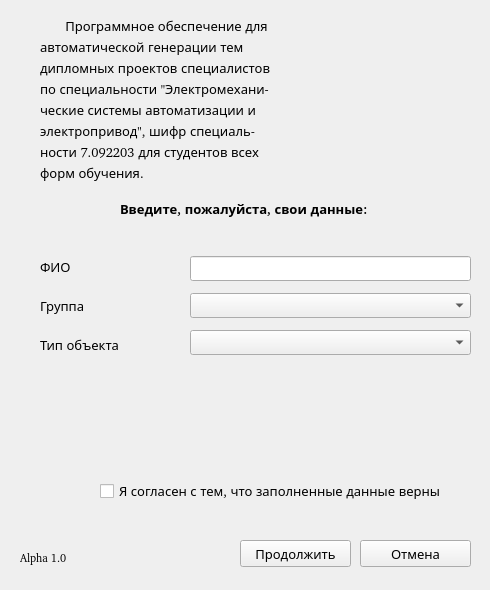
<?xml version="1.0" encoding="UTF-8"?>
<ui version="4.0">
 <class>MainForm</class>
 <widget class="QWidget" name="MainForm">
  <property name="geometry">
   <rect>
    <x>0</x>
    <y>0</y>
    <width>490</width>
    <height>590</height>
   </rect>
  </property>
  <property name="minimumSize">
   <size>
    <width>490</width>
    <height>590</height>
   </size>
  </property>
  <property name="font">
   <font>
    <family>Bitstream Charter</family>
    <pointsize>10</pointsize>
    <weight>50</weight>
    <italic>false</italic>
    <bold>false</bold>
   </font>
  </property>
  <property name="mouseTracking">
   <bool>false</bool>
  </property>
  <property name="windowTitle">
   <string>Генератор тем дипломов ЭСА</string>
  </property>
  <widget class="QLabel" name="label_1">
   <property name="geometry">
    <rect>
     <x>20</x>
     <y>550</y>
     <width>64</width>
     <height>17</height>
    </rect>
   </property>
   <property name="text">
    <string>&lt;html&gt;&lt;head/&gt;&lt;body&gt;&lt;p&gt;&lt;span style=&quot; font-size:8pt;&quot;&gt;Alpha 1.0&lt;/span&gt;&lt;/p&gt;&lt;/body&gt;&lt;/html&gt;</string>
   </property>
  </widget>
  <widget class="QWidget" name="layoutWidget">
   <property name="geometry">
    <rect>
     <x>40</x>
     <y>10</y>
     <width>421</width>
     <height>171</height>
    </rect>
   </property>
   <layout class="QHBoxLayout" name="horizontalLayout">
    <item>
     <widget class="QLabel" name="label_2">
      <property name="text">
       <string>&lt;!DOCTYPE HTML PUBLIC &quot;-//W3C//DTD HTML 4.0//EN&quot; &quot;http://www.w3.org/TR/REC-html40/strict.dtd&quot;&gt;
&lt;html&gt;&lt;head&gt;&lt;meta name=&quot;qrichtext&quot; content=&quot;1&quot; /&gt;&lt;style type=&quot;text/css&quot;&gt;
p, li { white-space: pre-wrap; line-height:50%}
&lt;/style&gt;&lt;/head&gt;&lt;body style=&quot; font-family:'Sans'; font-size:10pt; font-weight:400; font-style:normal;&quot;&gt;
&lt;p style=&quot; margin-top:12px; margin-bottom:12px; margin-left:0px; margin-right:0px; -qt-block-indent:0; text-indent:0px;&quot;&gt;       Программное обеспечение для &lt;/p&gt;
&lt;p style=&quot; margin-top:12px; margin-bottom:12px; margin-left:0px; margin-right:0px; -qt-block-indent:0; text-indent:0px;&quot;&gt;автоматической генерации тем &lt;/p&gt;
&lt;p style=&quot; margin-top:12px; margin-bottom:12px; margin-left:0px; margin-right:0px; -qt-block-indent:0; text-indent:0px;&quot;&gt;дипломных проектов специалистов&lt;/p&gt;
&lt;p style=&quot; margin-top:12px; margin-bottom:12px; margin-left:0px; margin-right:0px; -qt-block-indent:0; text-indent:0px;&quot;&gt;по специальности &amp;quot;Электромехани-&lt;/p&gt;
&lt;p style=&quot; margin-top:12px; margin-bottom:12px; margin-left:0px; margin-right:0px; -qt-block-indent:0; text-indent:0px;&quot;&gt;ческие системы автоматизации и &lt;/p&gt;
&lt;p style=&quot; margin-top:12px; margin-bottom:12px; margin-left:0px; margin-right:0px; -qt-block-indent:0; text-indent:0px;&quot;&gt;электропривод&amp;quot;, шифр специаль-&lt;/p&gt;
&lt;p style=&quot; margin-top:12px; margin-bottom:12px; margin-left:0px; margin-right:0px; -qt-block-indent:0; text-indent:0px;&quot;&gt;ности 7.092203 для студентов всех&lt;/p&gt;
&lt;p style=&quot; margin-top:12px; margin-bottom:12px; margin-left:0px; margin-right:0px; -qt-block-indent:0; text-indent:0px;&quot;&gt;форм обучения.&lt;/p&gt;&lt;/body&gt;&lt;/html&gt;</string>
      </property>
     </widget>
    </item>
    <item alignment="Qt::AlignRight">
     <widget class="QLabel" name="label_3">
      <property name="enabled">
       <bool>true</bool>
      </property>
      <property name="text">
       <string/>
      </property>
      <property name="pixmap">
       <pixmap>../logoESA.png</pixmap>
      </property>
     </widget>
    </item>
   </layout>
  </widget>
  <widget class="QLabel" name="label_4">
   <property name="geometry">
    <rect>
     <x>120</x>
     <y>200</y>
     <width>272</width>
     <height>19</height>
    </rect>
   </property>
   <property name="text">
    <string>&lt;html&gt;&lt;head/&gt;&lt;body&gt;&lt;p&gt;&lt;span style=&quot; font-weight:600;&quot;&gt;Введите, пожалуйста, свои данные:&lt;/span&gt;&lt;/p&gt;&lt;/body&gt;&lt;/html&gt;</string>
   </property>
  </widget>
  <widget class="QPushButton" name="pushButtonGeneric">
   <property name="geometry">
    <rect>
     <x>240</x>
     <y>540</y>
     <width>111</width>
     <height>27</height>
    </rect>
   </property>
   <property name="text">
    <string>Продолжить</string>
   </property>
  </widget>
  <widget class="QPushButton" name="pushButtonCancel">
   <property name="geometry">
    <rect>
     <x>360</x>
     <y>540</y>
     <width>111</width>
     <height>27</height>
    </rect>
   </property>
   <property name="text">
    <string>Отмена</string>
   </property>
  </widget>
  <widget class="QWidget" name="layoutWidget">
   <property name="geometry">
    <rect>
     <x>190</x>
     <y>250</y>
     <width>281</width>
     <height>111</height>
    </rect>
   </property>
   <layout class="QVBoxLayout" name="verticalLayout">
    <item>
     <widget class="QLineEdit" name="lineEdit_FIO">
      <property name="text">
       <string/>
      </property>
     </widget>
    </item>
    <item>
     <widget class="QComboBox" name="comboBox_Grupa"/>
    </item>
    <item>
     <widget class="QComboBox" name="comboBox_Object"/>
    </item>
   </layout>
  </widget>
  <widget class="QWidget" name="layoutWidget">
   <property name="geometry">
    <rect>
     <x>40</x>
     <y>250</y>
     <width>88</width>
     <height>111</height>
    </rect>
   </property>
   <layout class="QVBoxLayout" name="verticalLayout_2">
    <item>
     <widget class="QLabel" name="label_5">
      <property name="text">
       <string>ФИО</string>
      </property>
     </widget>
    </item>
    <item>
     <widget class="QLabel" name="label_6">
      <property name="text">
       <string>Группа</string>
      </property>
     </widget>
    </item>
    <item>
     <widget class="QLabel" name="label_7">
      <property name="text">
       <string>Тип объекта</string>
      </property>
     </widget>
    </item>
   </layout>
  </widget>
  <widget class="QCheckBox" name="checkBox">
   <property name="geometry">
    <rect>
     <x>100</x>
     <y>480</y>
     <width>371</width>
     <height>22</height>
    </rect>
   </property>
   <property name="text">
    <string>Я согласен с тем, что заполненные данные верны</string>
   </property>
  </widget>
 </widget>
 <resources/>
 <connections>
  <connection>
   <sender>pushButtonCancel</sender>
   <signal>clicked()</signal>
   <receiver>MainForm</receiver>
   <slot>close()</slot>
   <hints>
    <hint type="sourcelabel">
     <x>415</x>
     <y>553</y>
    </hint>
    <hint type="destinationlabel">
     <x>244</x>
     <y>294</y>
    </hint>
   </hints>
  </connection>
 </connections>
</ui>
